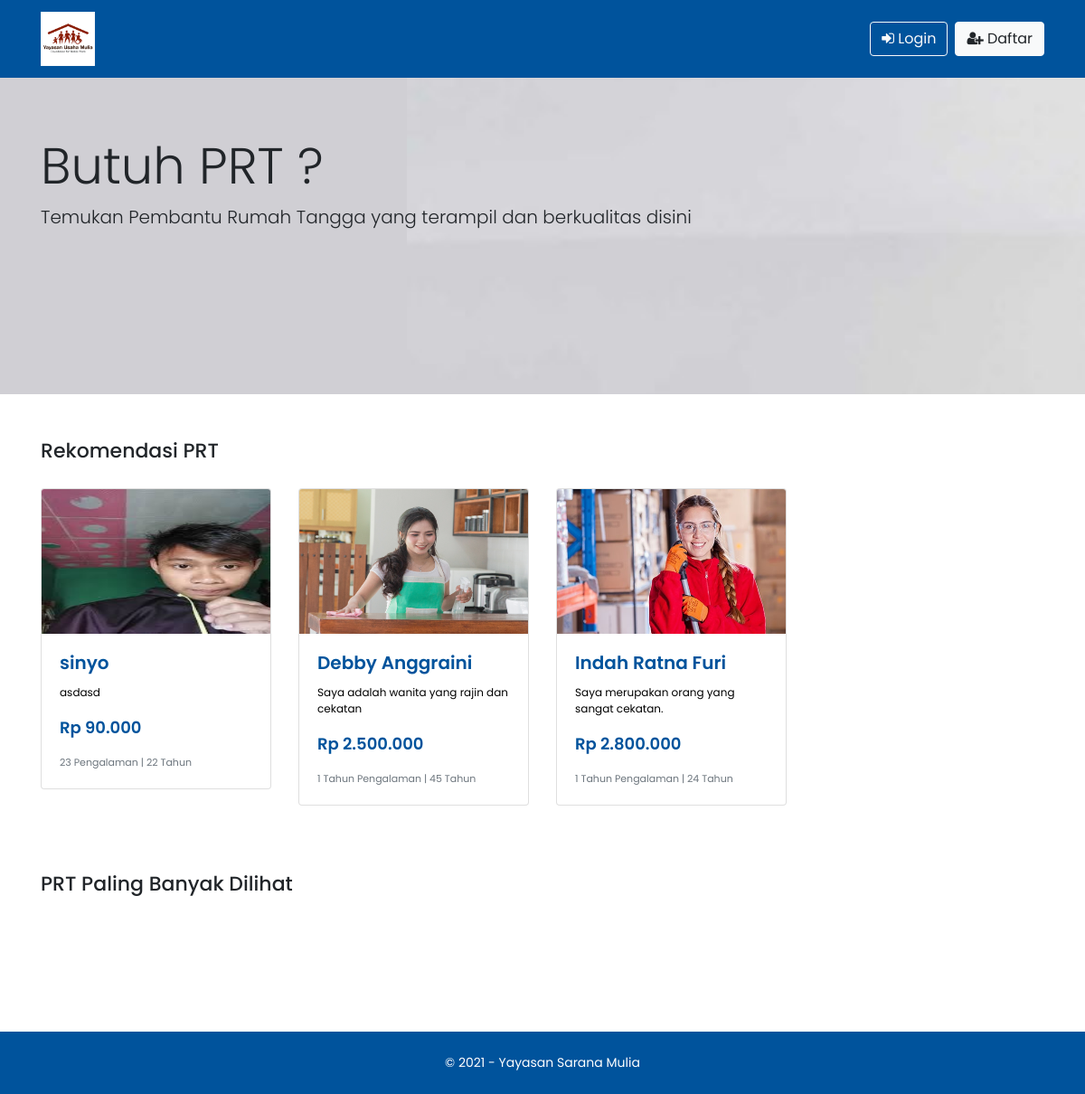
The page / on the database its author committed.
### tables this page shows
CREATE TABLE `pembantu` (
  `kd_pembantu` int(11) NOT NULL,
  `kd_user` int(11) NOT NULL,
  `nik` varchar(16) DEFAULT NULL,
  `username_pembantu` varchar(50) DEFAULT NULL,
  `nama_pembantu` varchar(128) DEFAULT NULL,
  `email_pembantu` varchar(50) DEFAULT NULL,
  `telepon` varchar(20) DEFAULT NULL,
  `password` varchar(255) DEFAULT NULL,
  `alamat_pembantu` text,
  `foto_pembantu` varchar(50) DEFAULT NULL,
  `jenis_kelamin` enum('Laki-laki','Perempuan') DEFAULT NULL,
  `agama` enum('Islam','Kristen','Protestan','Hindu','Budha') DEFAULT NULL,
  `umur` int(11) DEFAULT NULL,
  `tinggi` int(11) DEFAULT NULL,
  `berat` int(11) DEFAULT NULL,
  `menginap` enum('Ya','Tidak') DEFAULT NULL,
  `pendidikan` enum('SD','SMP','SMA','SMK') DEFAULT NULL,
  `status` enum('Belum Menikah','Menikah','Janda/Duda') DEFAULT NULL,
  `pengalaman` varchar(20) DEFAULT NULL,
  `foto_ktp` varchar(50) DEFAULT NULL,
  `surat_polisi` varchar(50) DEFAULT NULL,
  `surat_dokter` varchar(50) DEFAULT NULL,
  `keterampilan` text,
  `gaji` int(11) DEFAULT NULL,
  `nama_bank` enum('BNI','BRI','MANDIRI','BCA') NOT NULL,
  `no_rekening` varchar(20) NOT NULL,
  `status_pembantu` enum('Terverifikasi','Belum Terverifikasi') DEFAULT NULL,
  `kategori` enum('Tersedia','Tidak Tersedia') DEFAULT NULL,
  `banyak_dilihat` int(11) DEFAULT NULL,
  `tanggal_ditambahkan` datetime DEFAULT CURRENT_TIMESTAMP,
  `deskripsi` text
);

### application/controllers/Home.php (called while the page is built, shortened)
<?php
class Home extends CI_Controller
{
    function __construct()
    {
        $this->load->helper('text');
        $this->load->model('majikan/Model_prt');
    }
    public function index()
    {
        $data = array(
            'title' => 'Situs Pencari Pembantu Rumah Tangga',
            'majikan' => $this->db->get_where('majikan', ['email_majikan' =>  $this->session->userdata('email_majikan')])->row_array(),
            'pembantu' => $this->Model_prt->get_all_pembantu(),
            'populer' => $this->Model_prt->pembantu_populer(),
        );
        $this->load->view('majikan/header', $data);
        $this->load->view('majikan/home', $data);
        $this->load->view('majikan/footer');
    }
}

### index.php (called while the page is built, shortened)
<?php
require_once BASEPATH.'core/CodeIgniter.php';

### application/models/majikan/Model_prt.php (called while the page is built, shortened)
<?php
class Model_prt extends CI_Model
{
    function get_all_pembantu()
    {
        $hasil = $this->db->query("SELECT *,DATE_FORMAT(tanggal_ditambahkan,'%d/%m/%Y') AS tanggal FROM pembantu ORDER BY kd_pembantu DESC");
        return $hasil->result_array();
    }
}

### application/views/majikan/home.php (the view, shortened to what this page needs)
<div class="banner">
    <div class="jumbotron jumbotron-fluid">
        <div class="container">
            <h1 class="display-4">Butuh PRT ?</h1>
            <p class="lead">Temukan Pembantu Rumah Tangga yang terampil dan berkualitas disini</p>
        </div>
    </div>
</div>
<section class="container">
    <div class="rekomendasi">
        <div class="row rekomendasi-prt">
            <div class="col-md-6">
                <h3 class="text-left">Rekomendasi PRT</h3>
            </div>
        </div>
        <div class="row row-cols-md-4">
            <?php foreach ($pembantu as $p) : ?>
                <?php if ($p['kategori'] == 'Tersedia') : ?>
                    <div class="col mb-4">
                        <a href="<?= base_url('prt/detail/' . $p['kd_pembantu']); ?>" style="text-decoration: none;color: #000">
                            <div class="card card-pembantu">
                                <img src="<?= base_url('assets/uploads/pembantu/' . $p['foto_pembantu']); ?>" class="card-img-top" style="height: 10rem;" alt="Foto Pembantu">
                                <div class="card-body">
                                    <h5 class="card-title"><?= $p['nama_pembantu'] ?></h5>
                                    <p class="card-text"><?= word_limiter($p['deskripsi'], 7); ?></p>
                                    <p class="card-harga">Rp <?= number_format($p['gaji'], 0, ".", "."); ?></p>
                                    <p class="card-text"><small class="text-muted"><?= $p['pengalaman'] ?> Pengalaman | <?= $p['umur'] ?> Tahun</small></p>
                                </div>
                            </div>
                        </a>
                    </div>
                <?php endif; ?>
            <?php endforeach; ?>
        </div>
    </div>
    <div class="banyak-dilihat">
        <div class="row banyak-dilihat-prt">
            <div class="col-md-6">
                <h3 class="text-left">PRT Paling Banyak Dilihat</h3>
            </div>
        </div>
        <div class="owl-carousel owl-theme loop">
        </div>
    </div>
</section>

### application/views/majikan/header.php (shortened to what this page needs)
<!doctype html>
<html lang="en">
<head>
    <link rel="stylesheet" href="https://stackpath.bootstrapcdn.com/bootstrap/4.5.2/css/bootstrap.min.css">
    <link rel="stylesheet" href="https://cdnjs.cloudflare.com/ajax/libs/font-awesome/4.7.0/css/font-awesome.min.css">
    <link rel="stylesheet" href="<?= base_url('assets/majikan/vendor/OwlCarousel2-2.3.4/dist/assets/owl.carousel.css'); ?>">
    <link rel="stylesheet" href="<?= base_url('assets/majikan/vendor/OwlCarousel2-2.3.4/dist/assets/owl.theme.default.min.css'); ?>">
    <link rel="stylesheet" type="text/css" href="https://cdn.datatables.net/v/dt/dt-1.10.21/r-2.2.5/sc-2.0.2/sp-1.1.1/datatables.min.css" />
    <link rel="stylesheet" type="text/css" href="https://cdnjs.cloudflare.com/ajax/libs/toastr.js/latest/css/toastr.min.css">
    <link rel="stylesheet" type="text/css" href="<?= base_url('assets/majikan/css/main.css'); ?>">
</head>
<body>
    <nav class="navbar navbar-expand-lg navbar-light navbar-top">
        <div class="container">
            <a class="navbar-brand" href="<?= base_url(); ?>">
                <img src="<?= base_url('assets/majikan/img/logo/logo.png'); ?>" style="width: 30%;" alt="logo Parete">
            </a>
            <div class="collapse navbar-collapse" id="navbarSupportedContent">
                <?php
                $session = $this->session->userdata('email_majikan');
                if (!$session) {
                ?>
                    <a href="<?= base_url('login'); ?>" class="btn btn-outline-light mr-2"><i class="fa fa-sign-in"></i> Login</a>
                    <a href="<?= base_url('daftar'); ?>" class="btn btn-light"><i class="fa fa-user-plus"></i> Daftar</a>
                <?php } ?>
            </div>
        </div>
    </nav>

### application/views/majikan/footer.php (shortened to what this page needs)
<footer id="sticky-footer" class="py-4 bg-footer">
    <div class="container text-center">
        <small>&copy; <?= date('Y') ?> - Yayasan Sarana Mulia</small>
    </div>
</footer>
</body>
</html>

### assets/majikan/css/main.css (style rules this page uses)
* { margin: 0; padding: 0; -webkit-font-smoothing: antialiased; -webkit-text-shadow: rgba(0, 0, 0, .01) 0 0 1px; text-shadow: rgba(0, 0, 0, .01) 0 0 1px }
body, html { height: 100% }
body { font-family: 'Poppins', sans-serif; font-size: 14px; background-color: #ffffff; }
.navbar-top { background-color: #00539C; }
.jumbotron { height: 350px; }
.jumbotron-fluid { background-image: url('../img/slider/single.jpg'); background-repeat: no-repeat; background-attachment: fixed; background-size: cover; background-position: 450px 80px; background-color: #d0cfd4; }
.rekomendasi { margin-top: 50px; }
.rekomendasi .rekomendasi-prt { margin-bottom: 20px; }
.rekomendasi .rekomendasi-prt h3 { font-size: 22px; }
.card-pembantu h5 { font-size: 20px; color: #00539C; font-weight: 600; }
.card-pembantu p { font-size: 12px; font-weight: 400; }
.card-pembantu .card-harga { font-size: 18px; color: #00539C; font-weight: 600; }
.card-pembantu small { font-size: 11px; }
.banyak-dilihat { margin-top: 50px; }
.banyak-dilihat .banyak-dilihat-prt { margin-bottom: 20px; }
.banyak-dilihat .banyak-dilihat-prt h3 { font-size: 22px; }
.bg-footer { margin-top: 10%; background-color: #00539C; color: #ffffff; }
.bg-footer small { font-size: 14px; }

### rows shown on the page
pembantu: foto_pembantu (picture), nama_pembantu "sinyo", deskripsi "asdasd", gaji "90.000", pengalaman "23", umur "22"
pembantu: foto_pembantu (picture), nama_pembantu "Debby Anggraini", deskripsi "Saya adalah wanita yang rajin dan cekatan", gaji "2.500.000", pengalaman "1 Tahun", umur "45"
pembantu: foto_pembantu (picture), nama_pembantu "Indah Ratna Furi", deskripsi "Saya merupakan orang yang sangat cekatan.", gaji "2.800.000", pengalaman "1 Tahun", umur "24"
